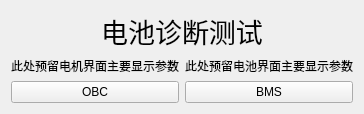
      <widget class="QWidget" name="page_battery">
       <layout class="QGridLayout" name="gridLayout_4">
        <item row="0" column="0">
         <widget class="QLabel" name="PartTestLabel">
          <property name="maximumSize">
           <size>
            <width>16777215</width>
            <height>100</height>
           </size>
          </property>
          <property name="styleSheet">
           <string notr="true">font: 25 20pt</string>
          </property>
          <property name="text">
           <string>电池诊断测试</string>
          </property>
          <property name="alignment">
           <set>Qt::AlignCenter</set>
          </property>
         </widget>
        </item>
        <item row="1" column="0">
         <layout class="QGridLayout" name="batteryTestMainControlLayout">
          <item row="0" column="0">
           <widget class="QLabel" name="Remain1">
            <property name="text">
             <string>此处预留电机界面主要显示参数</string>
            </property>
            <property name="alignment">
             <set>Qt::AlignCenter</set>
            </property>
           </widget>
          </item>
          <item row="0" column="1">
           <widget class="QLabel" name="Remain2">
            <property name="text">
             <string>此处预留电池界面主要显示参数</string>
            </property>
            <property name="alignment">
             <set>Qt::AlignCenter</set>
            </property>
           </widget>
          </item>
          <item row="1" column="0">
           <widget class="QPushButton" name="OBCInterfaceBtn">
            <property name="text">
             <string>OBC</string>
            </property>
           </widget>
          </item>
          <item row="1" column="1">
           <widget class="QPushButton" name="BMSInterfaceBtn">
            <property name="text">
             <string>BMS</string>
            </property>
           </widget>
          </item>
         </layout>
        </item>
       </layout>
      </widget>
